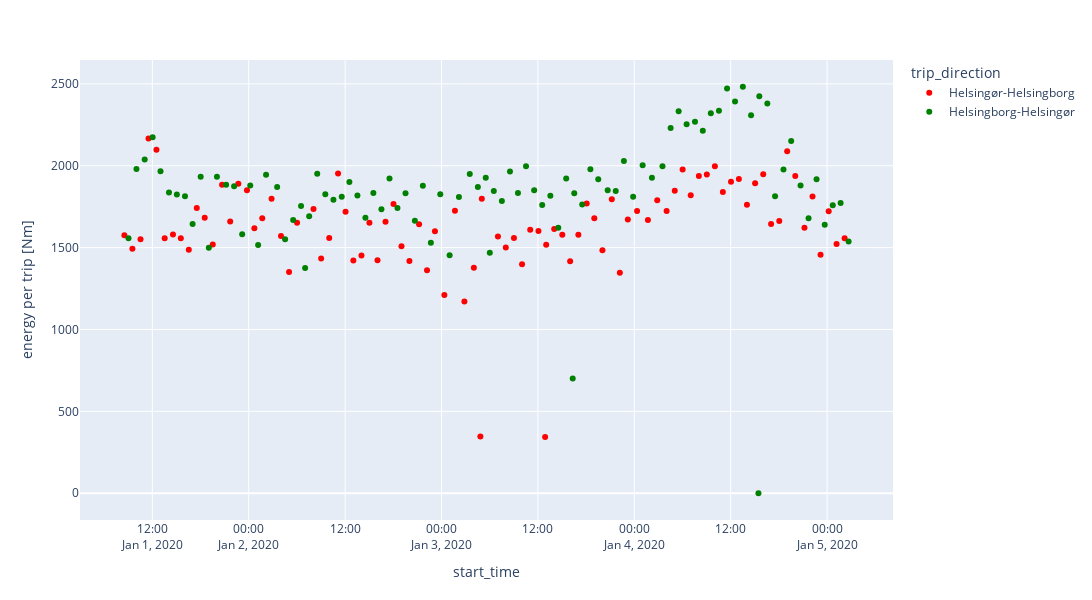

Write notebook code for a chart like this one.
### Markdown cell above
## Time and direction matter

### Code cell
df_stat_plot = df_stat.copy()

df_stat_plot['energy per trip [Nm]'] = df_stat_plot['power_em_thruster_total']

df_stat_plot['trip_direction'] = df_stat_plot['trip_direction'].apply(lambda x : 'Helsingør-Helsingborg' if x==0 else 'Helsingborg-Helsingør')

fig = px.scatter(df_stat_plot, x='start_time',y='energy per trip [Nm]', color='trip_direction', width=1500, height=600, 
                color_discrete_sequence=['red','green'])
fig.show()
